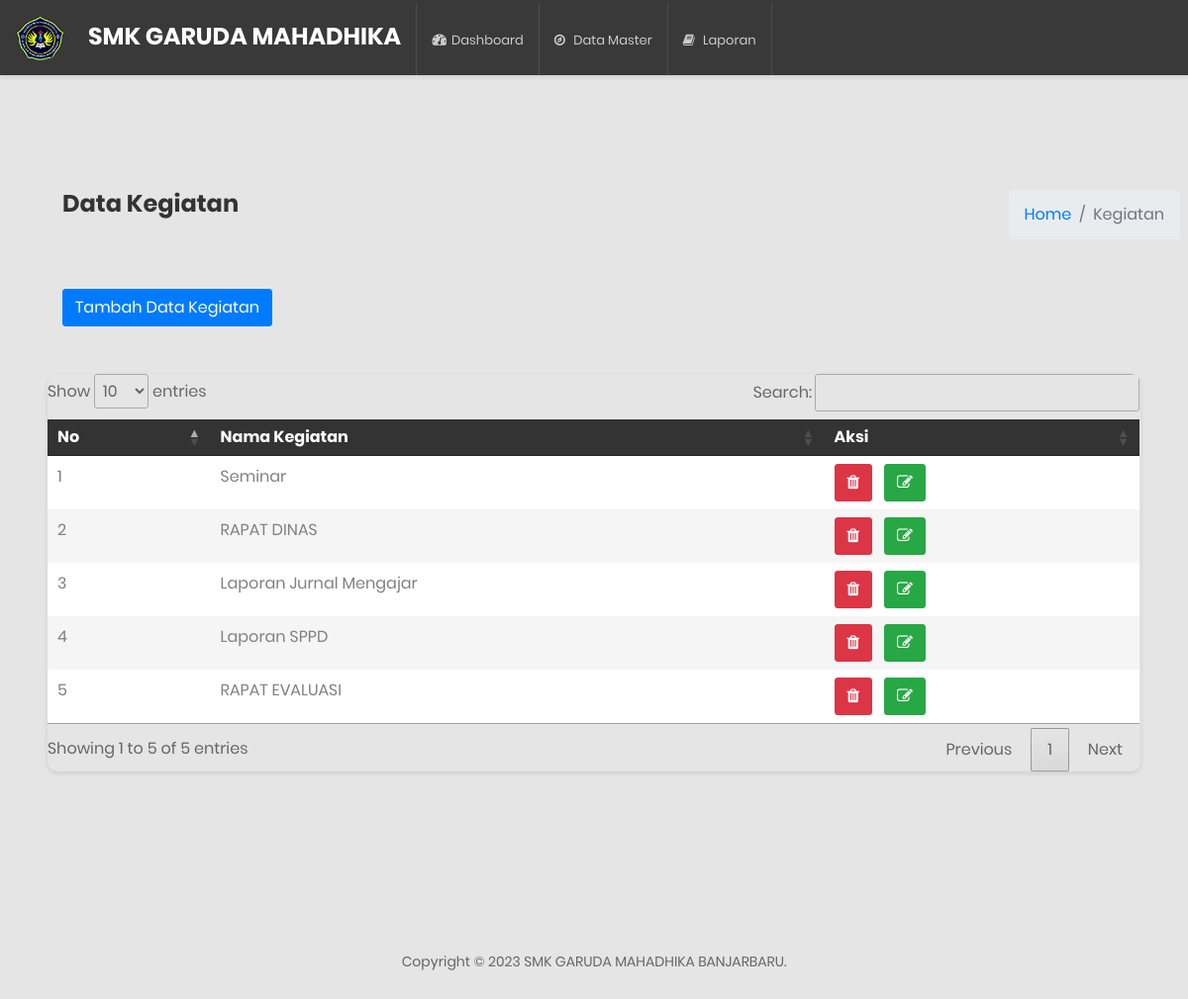
The app's page /kepsek/index.php?m=input (signed in) with its own data.
### tables this page shows
CREATE TABLE `user` (
  `id` int(12) NOT NULL,
  `username` varchar(50) NOT NULL,
  `password` varchar(50) NOT NULL,
  `nama_lengkap` varchar(50) NOT NULL,
  `status` enum('petugasloket','operator','Guru','Kepsek','admsek','siswa','alumni','orangtua') NOT NULL
);

CREATE TABLE `kegiatan` (
  `id_kegiatan` int(11) NOT NULL,
  `nama_kegiatan` varchar(255) DEFAULT NULL,
  `point` varchar(25) NOT NULL
);

### fungsi/fungsi.php (called while the page is built, shortened)
<?php
require '../config/config.php';
function summon_admin()
{
	global $koneksi;
	$id = $_SESSION['idsppapp'];
	return mysqli_query($koneksi, "SELECT * FROM user WHERE id='$id'");
}

### kepsek/modul/kegiatan/paging.php (the view, shortened to what this page needs)
<?php
require_once '../config/config.php';
global $koneksi;
$siswa = mysqli_query($koneksi, "SELECT * FROM kegiatan");
foreach ($siswa as $pro) :
?>
  <tr>
    <td><?= $no++ ?></td>
    <td><?= $pro['nama_kegiatan']; ?></td>
    <td><button class="btn btn-danger" data-toggle="modal" data-target="#hapus_karyawan<?= $pro['id_kegiatan']; ?>"><i class="fa fa-trash"></i></button>
      <button type="button" class="btn btn-success ml-2" data-toggle="modal" data-target="#editadmin<?= $pro['id_kegiatan']; ?>">
        <i class="fa fa-pencil-square-o fa-1x" aria-hidden="true"></i>
      </button>
    </td>
  </tr>
<?php endforeach; ?>

### kepsek/comp/header.php (shortened to what this page needs)
<?php require '../fungsi/fungsi.php'; ?>
<?php foreach (summon_admin() as $adm) : ?>
    <!DOCTYPE html>
    <html lang="en">
    <head>
        <link href="<?= url() ?>css/font-face.css" rel="stylesheet" media="all">
        <link href="<?= url() ?>vendor/font-awesome-4.7/css/font-awesome.min.css" rel="stylesheet" media="all">
        <link href="<?= url() ?>vendor/font-awesome-5/css/fontawesome-all.min.css" rel="stylesheet" media="all">
        <link href="<?= url() ?>vendor/mdi-font/css/material-design-iconic-font.min.css" rel="stylesheet" media="all">
        <link href="<?= url() ?>vendor/bootstrap-4.1/bootstrap.min.css" rel="stylesheet" media="all">
        <link rel="stylesheet" href="https://cdnjs.cloudflare.com/ajax/libs/font-awesome/4.7.0/css/font-awesome.min.css">
        <link rel="stylesheet" href="https://cdn.datatables.net/1.13.4/css/jquery.dataTables.css" />
        <link href="https://cdn.jsdelivr.net/npm/select2@4.1.0-rc.0/dist/css/select2.min.css" rel="stylesheet" />
        <link href="<?= url() ?>vendor/animsition/animsition.min.css" rel="stylesheet" media="all">
        <link href="<?= url() ?>vendor/bootstrap-progressbar/bootstrap-progressbar-3.3.4.min.css" rel="stylesheet" media="all">
        <link href="<?= url() ?>vendor/wow/animate.css" rel="stylesheet" media="all">
        <link href="<?= url() ?>vendor/css-hamburgers/hamburgers.min.css" rel="stylesheet" media="all">
        <link href="<?= url() ?>vendor/slick/slick.css" rel="stylesheet" media="all">
        <link href="<?= url() ?>vendor/select2/select2.min.css" rel="stylesheet" media="all">
        <link href="<?= url() ?>vendor/perfect-scrollbar/perfect-scrollbar.css" rel="stylesheet" media="all">
        <link href="<?= url() ?>css/theme.css" rel="stylesheet" media="all">
        <link href="<?= url() ?>css/theme.css" rel="stylesheet" media="all">
    </head>
    <body class="animsition">
        <div class="page-wrapper">
            <header class="header-desktop3 d-none d-lg-block">
                <div class="section__content section__content--p35">
                    <div class="header3-wrap">
                        <div class="header__logo">
                            <div class="img-cir">
                                <a href="#">
                                    <?= gambar("logo.png", "50") ?>
                                </a>
                            </div>
                            <h3 class="ml-4" style="color: WHITE;">SMK GARUDA MAHADHIKA</h3>
                        </div>
                        <div class="header__navbar">
                            <ul class="list-unstyled">
                                <li class="has-sub">
                                    <a href="index.php">
                                        <i class="fas fa-tachometer-alt"></i>Dashboard
                                    </a>
                                </li>
                                <li class="has-sub">
                                    <a href="#">
                                        <i class="fa fa-compass" aria-hidden="true"></i>
                                        <span class="bot-line"></span>Data Master</a>
                                </li>
                                <li class="has-sub">
                                    <a href="#">
                                        <i class="fa fa-book" aria-hidden="true"></i>
                                        <span class="bot-line"></span>Laporan</a>
                                </li>
                            </ul>
                        </div>
                        <div class="header__tool">
                            <div class="account-wrap">
                                <div class="account-item account-item--style2 clearfix js-item-menu">
                                    <div class="image">
                                    </div>
                                </div>
                            </div>
                        </div>
                    </div>
                </div>
            </header>
        <?php endforeach; ?>

### config/config.php (shortened to what this page needs)
<?php
function gambar($img, $size)
{
    echo '<img src="//localhost:8080/AplikasiLayananInformasiAkademik/assets/images/' . $img . '" width="' . $size . '">';
}
function url()
{
    return $url = "//localhost:8080/AplikasiLayananInformasiAkademik/assets/";
}

### records on screen
kegiatan: nama_kegiatan "Seminar"
kegiatan: nama_kegiatan "RAPAT DINAS"
kegiatan: nama_kegiatan "Laporan Jurnal Mengajar"
kegiatan: nama_kegiatan "Laporan SPPD"
kegiatan: nama_kegiatan "RAPAT EVALUASI"
